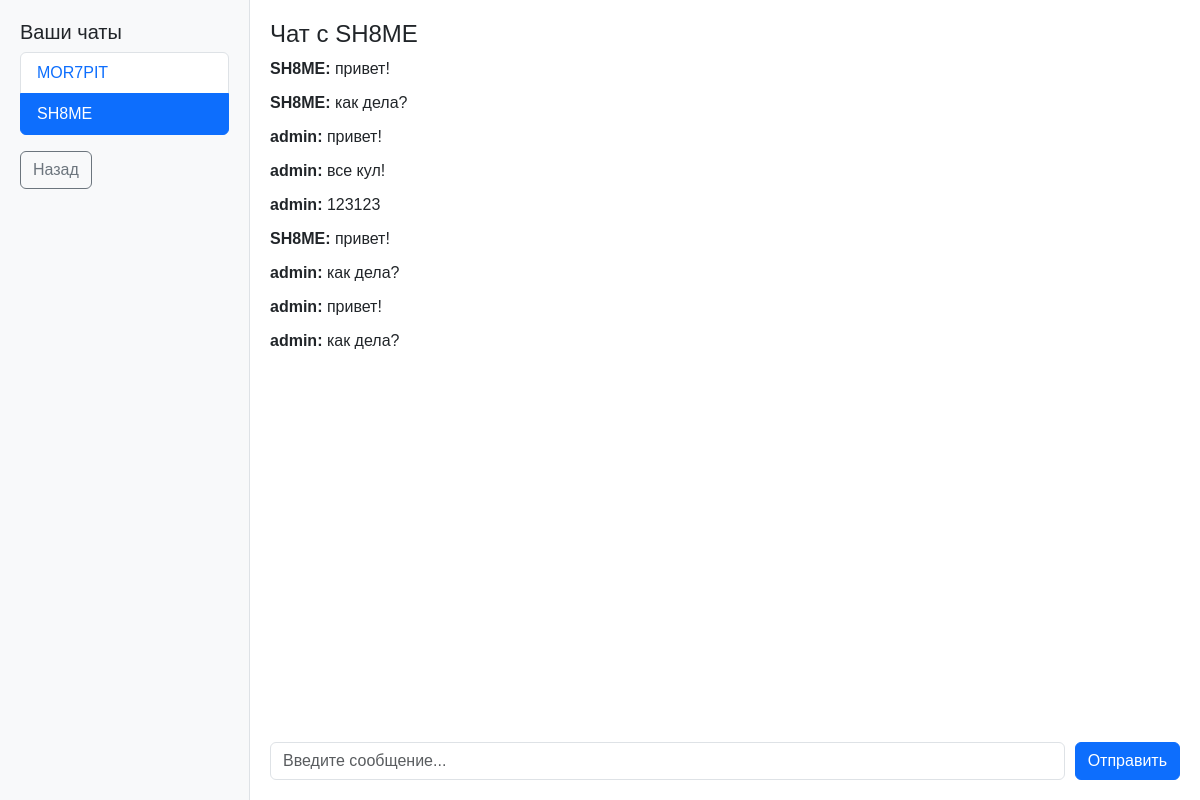
The page /chat/SH8ME (signed in) on the database its author committed.
### tables this page shows
CREATE TABLE messages (
            id INTEGER PRIMARY KEY AUTOINCREMENT,
            sender TEXT NOT NULL,
            receiver TEXT NOT NULL,
            message TEXT NOT NULL,
            timestamp DATETIME DEFAULT CURRENT_TIMESTAMP
        );

### app.py (the view)
@app.route('/chat/<with_user>')
def chat(with_user):
    if 'user' not in session:
        return redirect(url_for('login'))
    username = session['user']
    conn = sqlite3.connect('database.db')
    c = conn.cursor()
    c.execute('''
        SELECT DISTINCT CASE
            WHEN sender = ? THEN receiver
            ELSE sender
        END as chat_partner
        FROM messages
        WHERE sender = ? OR receiver = ?
    ''', (username, username, username))
    chat_partners = [row[0] for row in c.fetchall()]
    c.execute('''
        SELECT sender, receiver, message FROM messages
        WHERE (sender = ? AND receiver = ?) OR (sender = ? AND receiver = ?)
        ORDER BY timestamp
    ''', (username, with_user, with_user, username))
    messages = c.fetchall()
    conn.close()
    return render_template('chat.html', username=username, messages=messages, chat_partners=chat_partners, current_chat=with_user)

### templates/chat.html (shortened to what this page needs)
<!DOCTYPE html>
<html lang="ru">
<head>
  <link rel="stylesheet" href="https://cdn.jsdelivr.net/npm/bootstrap@5.3.0/dist/css/bootstrap.min.css">
</head>
<body>
  <div class="sidebar">
    <h5>Ваши чаты</h5>
    <ul class="list-group">
      {% for partner in chat_partners %}
        <li class="list-group-item {% if partner == current_chat %}active{% endif %}">
          <a href="{{ url_for('chat', with_user=partner) }}" class="text-decoration-none {% if partner == current_chat %}text-white{% endif %}">{{ partner }}</a>
        </li>
      {% endfor %}
    </ul>
    <a href="{{ url_for('explore') }}" class="btn btn-outline-secondary mt-3">Назад</a>
  </div>
  <div class="chat-area">
    <h4>Чат с {{ current_chat }}</h4>
    <div class="chat-messages">
      {% for msg in messages %}
        <div class="message">
          <span class="from">{{ msg[0] }}:</span>
          <span class="text">{{ msg[2] }}</span>
        </div>
      {% endfor %}
    </div>
    <form class="chat-form" method="POST" action="{{ url_for('send_message') }}">
      <input type="text" name="message" placeholder="Введите сообщение..." class="form-control" required>
      <button type="submit" class="btn btn-primary">Отправить</button>
    </form>
  </div>
</body>
</html>

### templates/chat.html (style rules this page uses)
body { display: flex; min-height: 100vh; font-family: Arial, sans-serif; }
.sidebar { width: 250px; background-color: #f8f9fa; padding: 20px; border-right: 1px solid #dee2e6; }
.chat-area { flex-grow: 1; display: flex; flex-direction: column; padding: 20px; }
.chat-messages { flex-grow: 1; overflow-y: auto; margin-bottom: 20px; }
.message { margin-bottom: 10px; }
.message .from { font-weight: bold; }
.chat-form { display: flex; gap: 10px; }
.chat-form input { flex-grow: 1; }

### rows shown on the page
messages: sender "SH8ME", message "привет!"
messages: sender "SH8ME", message "как дела?"
messages: sender "admin", message "привет!"
messages: sender "admin", message "все кул!"
messages: sender "admin", message "123123"
messages: sender "SH8ME", message "привет!"
messages: sender "admin", message "как дела?"
messages: sender "admin", message "привет!"
messages: sender "admin", message "как дела?"

### other values the page prints
{{ partner }} "MOR7PIT" "SH8ME"
{{ current_chat }} "SH8ME"
